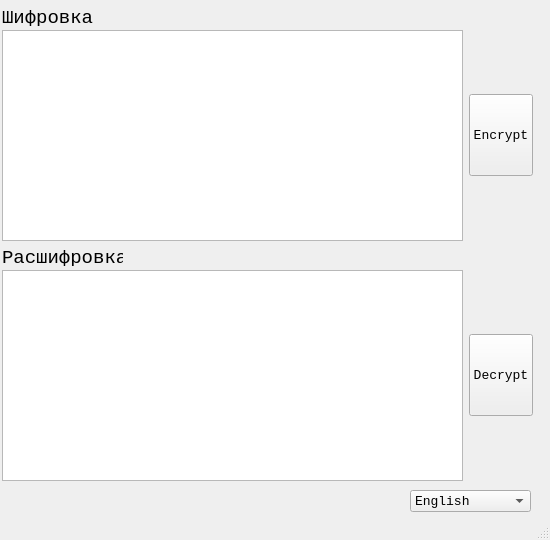
<?xml version="1.0" encoding="UTF-8"?>
<ui version="4.0">
 <class>MainWindows</class>
 <widget class="QMainWindow" name="MainWindows">
  <property name="geometry">
   <rect>
    <x>0</x>
    <y>0</y>
    <width>550</width>
    <height>540</height>
   </rect>
  </property>
  <property name="sizePolicy">
   <sizepolicy hsizetype="Fixed" vsizetype="Fixed">
    <horstretch>0</horstretch>
    <verstretch>0</verstretch>
   </sizepolicy>
  </property>
  <property name="minimumSize">
   <size>
    <width>550</width>
    <height>540</height>
   </size>
  </property>
  <property name="maximumSize">
   <size>
    <width>550</width>
    <height>540</height>
   </size>
  </property>
  <property name="font">
   <font>
    <family>Consolas</family>
   </font>
  </property>
  <property name="windowTitle">
   <string>Morse Translater</string>
  </property>
  <widget class="QWidget" name="centralwidget">
   <widget class="QWidget" name="horizontalLayoutWidget">
    <property name="geometry">
     <rect>
      <x>2</x>
      <y>30</y>
      <width>531</width>
      <height>211</height>
     </rect>
    </property>
    <layout class="QHBoxLayout" name="horizontalLayout">
     <item>
      <widget class="QPlainTextEdit" name="textEnc">
       <property name="font">
        <font>
         <family>Consolas</family>
         <pointsize>12</pointsize>
        </font>
       </property>
      </widget>
     </item>
     <item>
      <widget class="QPushButton" name="buttonEnc">
       <property name="minimumSize">
        <size>
         <width>64</width>
         <height>82</height>
        </size>
       </property>
       <property name="maximumSize">
        <size>
         <width>64</width>
         <height>82</height>
        </size>
       </property>
       <property name="font">
        <font>
         <family>Consolas</family>
         <pointsize>10</pointsize>
        </font>
       </property>
       <property name="text">
        <string>Encrypt</string>
       </property>
      </widget>
     </item>
    </layout>
   </widget>
   <widget class="QWidget" name="horizontalLayoutWidget_2">
    <property name="geometry">
     <rect>
      <x>2</x>
      <y>270</y>
      <width>531</width>
      <height>211</height>
     </rect>
    </property>
    <layout class="QHBoxLayout" name="horizontalLayout_2">
     <property name="rightMargin">
      <number>0</number>
     </property>
     <item>
      <widget class="QPlainTextEdit" name="textDec">
       <property name="font">
        <font>
         <family>Consolas</family>
         <pointsize>12</pointsize>
        </font>
       </property>
      </widget>
     </item>
     <item>
      <widget class="QPushButton" name="buttonDec">
       <property name="minimumSize">
        <size>
         <width>64</width>
         <height>82</height>
        </size>
       </property>
       <property name="maximumSize">
        <size>
         <width>64</width>
         <height>82</height>
        </size>
       </property>
       <property name="font">
        <font>
         <family>Consolas</family>
         <pointsize>10</pointsize>
        </font>
       </property>
       <property name="text">
        <string>Decrypt</string>
       </property>
      </widget>
     </item>
    </layout>
   </widget>
   <widget class="QLabel" name="label">
    <property name="geometry">
     <rect>
      <x>2</x>
      <y>250</y>
      <width>121</width>
      <height>16</height>
     </rect>
    </property>
    <property name="font">
     <font>
      <family>Consolas</family>
      <pointsize>14</pointsize>
     </font>
    </property>
    <property name="text">
     <string>Расшифровка</string>
    </property>
   </widget>
   <widget class="QLabel" name="labelenc">
    <property name="geometry">
     <rect>
      <x>2</x>
      <y>10</y>
      <width>201</width>
      <height>16</height>
     </rect>
    </property>
    <property name="font">
     <font>
      <family>Consolas</family>
      <pointsize>14</pointsize>
     </font>
    </property>
    <property name="text">
     <string>Шифровка</string>
    </property>
    <property name="textFormat">
     <enum>Qt::AutoText</enum>
    </property>
   </widget>
   <widget class="QComboBox" name="comboLang">
    <property name="geometry">
     <rect>
      <x>410</x>
      <y>490</y>
      <width>121</width>
      <height>22</height>
     </rect>
    </property>
    <property name="font">
     <font>
      <family>Consolas</family>
      <pointsize>10</pointsize>
     </font>
    </property>
    <property name="currentText">
     <string>English</string>
    </property>
    <property name="currentIndex">
     <number>0</number>
    </property>
    <item>
     <property name="text">
      <string>English</string>
     </property>
    </item>
    <item>
     <property name="text">
      <string>Russian</string>
     </property>
    </item>
    <item>
     <property name="text">
      <string>Custom</string>
     </property>
    </item>
   </widget>
  </widget>
  <widget class="QStatusBar" name="statusbar"/>
 </widget>
 <resources/>
 <connections/>
</ui>
